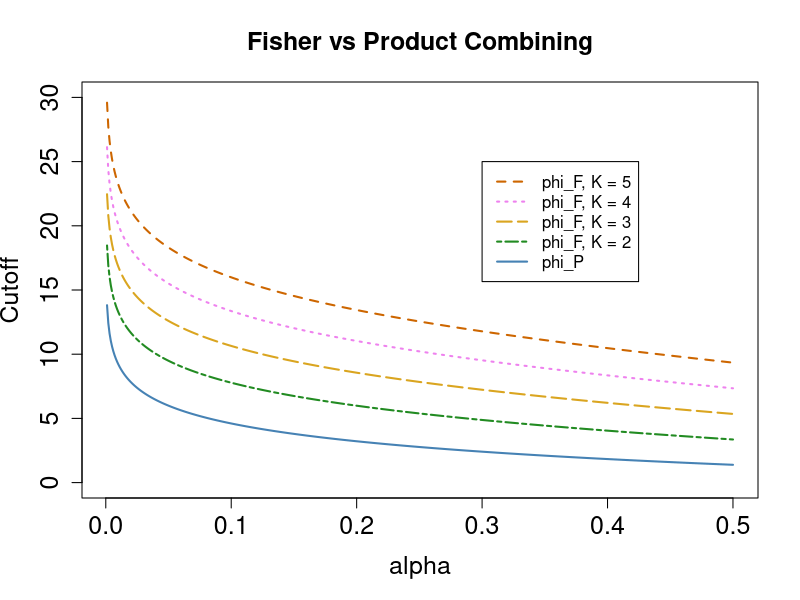
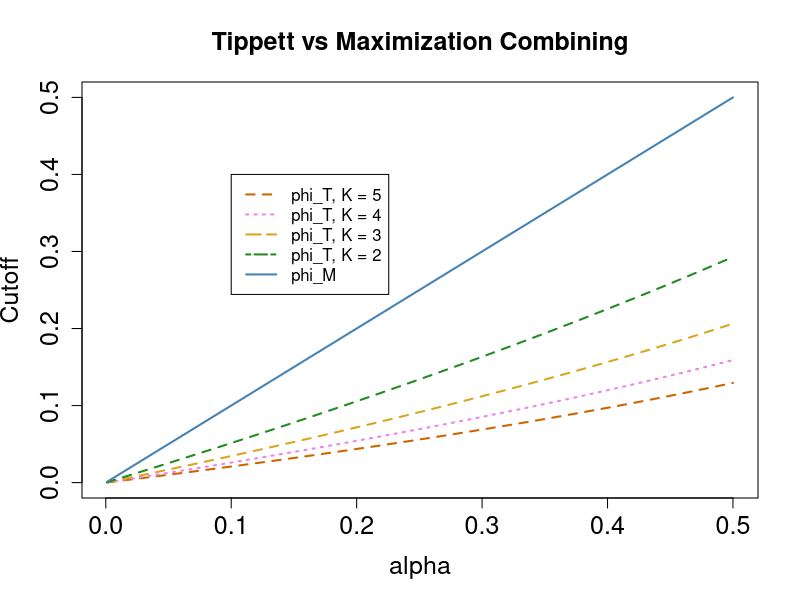
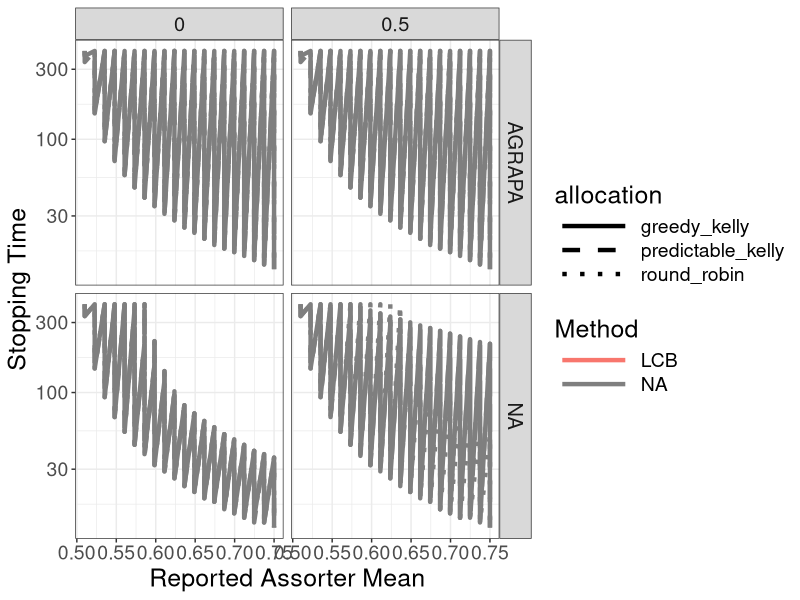
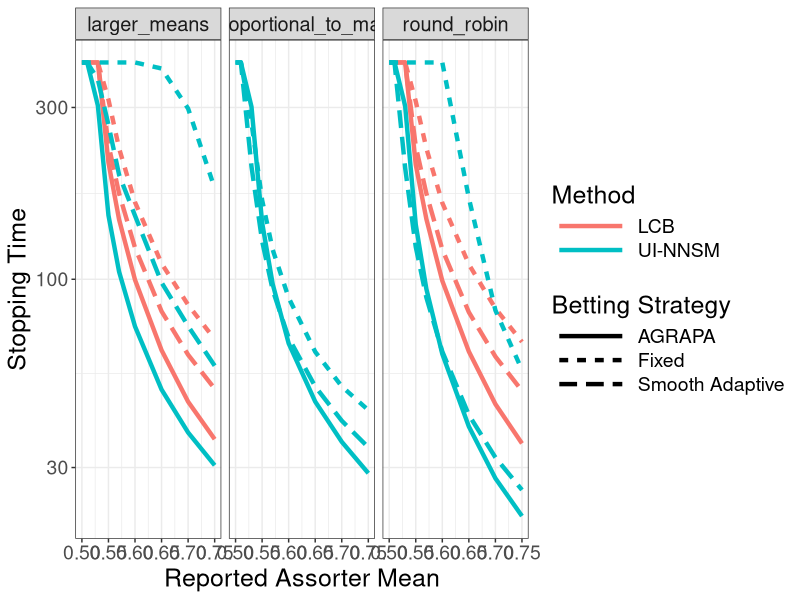

Source code (R) for these figures, in order:
#bits and bobs for AoAS paper on SFSNP stratified inference
library(tidyverse)

alpha <- seq(.001,0.5,by=.001)

cutoff_phi_F_2 <- qchisq(1-alpha, df = 4)
cutoff_phi_F_3 <- qchisq(1-alpha, df = 6)
cutoff_phi_F_4 <- qchisq(1-alpha, df = 8)
cutoff_phi_F_5 <- qchisq(1-alpha, df = 10)
cutoff_phi_P <- -2 * log(alpha)


plot(cutoff_phi_F_5 ~ alpha, type = 'l', col = 'darkorange3', lwd = 2, lty = 'dashed', ylim = c(0,30), ylab = "Cutoff", main = "Fisher vs Product Combining", cex.main = 1.5, cex.axis = 1.5, cex.lab = 1.5)
points(cutoff_phi_F_4 ~ alpha, type = 'l', col = 'violet', lwd = 2, lty = 'dotted')
points(cutoff_phi_F_3 ~ alpha, type = 'l', col = 'goldenrod', lwd = 2, lty = 'longdash')
points(cutoff_phi_F_2 ~ alpha, type = 'l', col = 'forestgreen', lwd = 2, lty = 'twodash')
points(cutoff_phi_P ~ alpha, type = 'l', col = 'steelblue', lwd = 2)
legend(x = 0.3, y = 25, legend = c("phi_F, K = 5", 
                                   "phi_F, K = 4", 
                                   "phi_F, K = 3",
                                   "phi_F, K = 2",
                                   "phi_P"),
       col = c("darkorange3", "violet", "goldenrod", "forestgreen", "steelblue"),
       lwd = 2,
       lty = c("dashed", "dotted", "longdash", "twodash", "solid")
       )

#Tippett's combining function vs maximization
cutoff_phi_T_2 <- qbeta(alpha, shape1 = 1, shape2 = 2)
cutoff_phi_T_3 <- qbeta(alpha, shape1 = 1, shape2 = 3)
cutoff_phi_T_4 <- qbeta(alpha, shape1 = 1, shape2 = 4)
cutoff_phi_T_5 <- qbeta(alpha, shape1 = 1, shape2 = 5)
cutoff_phi_M <- alpha


plot(cutoff_phi_T_5 ~ alpha, type = 'l', col = 'darkorange3', lwd = 2, lty = 'dashed', ylim = c(0,0.5), ylab = "Cutoff",  main = "Tippett vs Maximization Combining", cex.main = 1.5, cex.axis = 1.5, cex.lab = 1.5)
points(cutoff_phi_T_4 ~ alpha, type = 'l', col = 'violet', lwd = 2, lty = 'dotted')
points(cutoff_phi_T_3 ~ alpha, type = 'l', col = 'goldenrod', lwd = 2, lty = 'dashed')
points(cutoff_phi_T_2 ~ alpha, type = 'l', col = 'forestgreen', lwd = 2, lty = 'dashed')
points(cutoff_phi_M ~ alpha, type = 'l', col = 'steelblue', lwd = 2)
legend(x = 0.1, y = .4, legend = c("phi_T, K = 5", 
                                   "phi_T, K = 4", 
                                   "phi_T, K = 3",
                                   "phi_T, K = 2",
                                   "phi_M"),
       col = c("darkorange3", "violet", "goldenrod", "forestgreen", "steelblue"),
       lwd = 2,
       lty = c("dashed", "dotted", "longdash", "twodash", "solid")
)


####### stopping times for small point mass distributions #######
point_mass_data <- read_csv("point_mass_results.csv") %>%
  mutate(method = case_match(method, "lcb" ~ "LCB", "uinnsm" ~ "UI-NNSM")) %>%
  mutate(bet = case_match(bet, "agrapa" ~ "AGRAPA", "fixed" ~ "Fixed", "smooth_predictable" ~ "Smooth Adaptive")) %>%
  rename(Method = method, `Betting Strategy` = bet)


ggplot(point_mass_data, aes(x = alt, y = stopping_time, color = Method, linetype = allocation)) +
  geom_line(size = 1.5) +
  facet_grid(`Betting Strategy` ~ delta) +
  theme_bw() +
  theme(
    text = element_text(size = 18), 
    axis.text = element_text(size = 14),
    legend.key.width = unit(2, "cm"),
    legend.text = element_text(size = 14)) +
  scale_linetype_manual(values = c("solid","dashed","dotted")) +
  ylab("Stopping Time") +
  xlab("Reported Assorter Mean") +
  scale_y_log10()



####### stopping times for comparison audits #######
comparison_audit_data <- read_csv("comparison_audit_results.csv") %>%
  # pivot_longer(
  #   cols = c("stopping_time_uinnsm", "stopping_time_lcb"), 
  #   names_to = "method", 
  #   values_to = "stopping_time",
  #   names_prefix = "stopping_time_") %>% 
  filter(stratum_gap == 0.5) %>%
  mutate(method = case_match(method, "lcbs" ~ "LCB", "ui-nnsm" ~ "UI-NNSM")) %>%
  mutate(bet = case_match(bet, "agrapa" ~ "AGRAPA", "fixed" ~ "Fixed", "smooth_predictable" ~ "Smooth Adaptive")) %>%
  rename(Method = method, `Betting Strategy` = bet)
  

ggplot(comparison_audit_data, aes(x = A_c, y = stopping_time, color = Method, linetype = `Betting Strategy`)) +
  geom_line(size = 1.5) +
  facet_grid(~ allocation) +
  theme_bw() +
  theme(
    text = element_text(size = 18), 
    axis.text = element_text(size = 14), 
    legend.text = element_text(size = 14),
    legend.key.width = unit(2, "cm")) +
  ylab("Stopping Time") +
  xlab("Reported Assorter Mean") +
  scale_y_log10()


###### gaussian stopping times #######
full_data <- read_csv("all_gaussian_simulations.csv")
mean_data <- full_data %>%
  filter(sd == 0.05) %>%
  pivot_longer(cols = starts_with("mean_stop_"), names_prefix = "mean_stop_", names_to = "method", values_to = "stopping_time") %>%
  select(-...1) %>%
  filter(!(method %in% c("uinnsm_uniform", "uinnsm_vertex", "unstrat_fixed"))) %>%
  filter(!((method == "unstrat_agrapa") & (allocation_rule %in%  c("larger_means", "round_robin")))) %>%
  group_by(across(-c(rep, stopping_time))) %>%
  summarize(
    expected_stopping_time = mean(stopping_time), 
    prob_stop = mean(stopping_time < 1000),
    sd_stopping_time = sd(stopping_time), 
    min_stopping_time = min(stopping_time), 
    max_stopping_time = max(stopping_time)) %>%
  mutate(method = case_match(method, 
                             "lcb_fixed"~"LCB Fixed", 
                             "lcb_agrapa"~"LCB AGRAPA",
                             "uinnsm_adaptive"~"UI-NNSM Adaptive",
                             "uinnsm_fixed"~"UI-NNSM Fixed",
                             "unstrat_agrapa"~"Unstratified AGRAPA",
                             "unstrat_fixed"~"Unstratified Fixed")) %>%
  mutate(allocation_rule = case_match(allocation_rule, 
                                      "larger_means" ~ "Larger Means",
                                      "neyman" ~ "Neyman",
                                      "round_robin" ~ "Round Robin")) %>%
  mutate(delta = paste("Stratum gap =", delta)) %>%
  mutate(K = paste("K =", K)) %>%
  filter(allocation_rule == "Round Robin" | ((allocation_rule == "Neyman") & (method == "Unstratified AGRAPA"))) %>%
  rename(Method = method, `Allocation Rule` = allocation_rule)


expected_stop_plot <- ggplot(mean_data, aes(x = global_mean, y = expected_stopping_time, color = Method)) +
  geom_line(size = 1) +
  facet_grid(K ~ delta) +
  xlab("Global Mean") +
  ylab("Expected Stopping Time") +
  theme_bw() +
  theme(text = element_text(size = 18), axis.text = element_text(size = 14)) +
  scale_y_log10()


  



